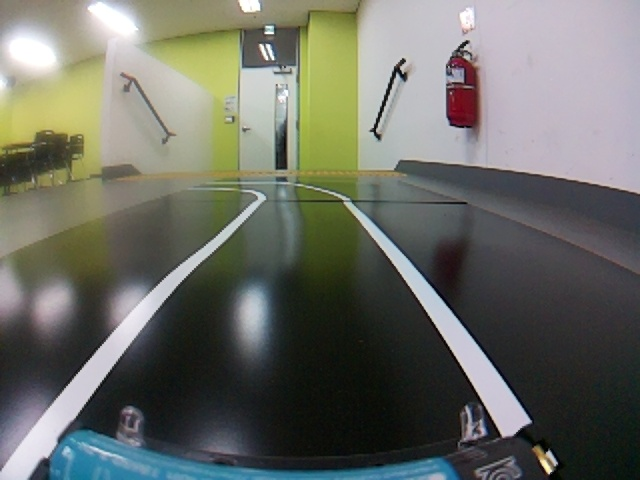
#> input picture media_file/lane_image/frame_20250630_124117.jpg, 640 x 480 px; its folder holds only this picture in this run
$ python lane_traker.py
#> lines starting #> are read from the running program, lines starting #| are printed output that depends on the picture; after the words box and inside, x2 and y2 are one past the last pixel; in counts of white or black regions, pixels touching at a corner belong together
#> further down, img is the input picture: shape (480, 640, 3); mean B, G, R 101.5, 109.7, 107.6
import cv2
import numpy as np
import os
import glob

# 1. 이미지 폴더 경로 설정
img_folder = r'C:\Users\user\Desktop\git-clones\autonomous-driving-contest\media_file\lane_image'
img_paths = glob.glob(os.path.join(img_folder, '*.jpg'))

# 2. 차선 마스킹 함수 (ROI 포함)
def extract_lane(img):
    # 크기 표준화
    img = cv2.resize(img, (640, 480))

    # 하단 ROI 설정 (예: 아래쪽 1/2만)
    roi = img[240:480, :]
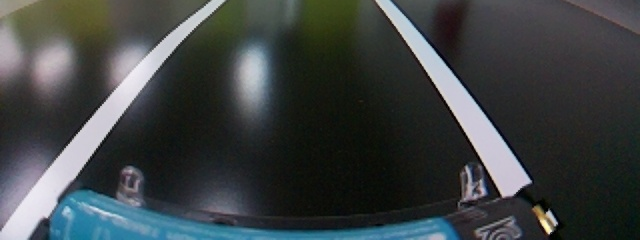
#> roi: shape (240, 640, 3); mean B, G, R 67.6, 66.9, 61.7

    # HSV 변환
    hsv = cv2.cvtColor(roi, cv2.COLOR_BGR2HSV)
#> hsv: shape (240, 640, 3); mean H, S, V 84.1, 52.1, 72

    # 흰색 차선 범위 (조절 가능)
    lower_white = np.array([0, 0, 180])
    upper_white = np.array([180, 40, 255])
    mask = cv2.inRange(hsv, lower_white, upper_white)
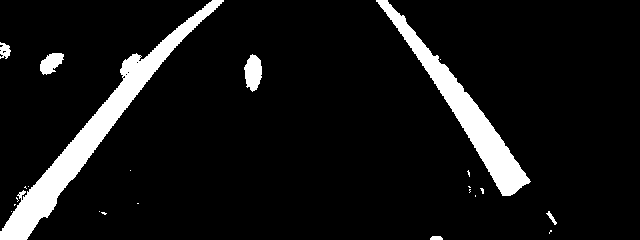
#> mask: shape (240, 640); 8.3% white; 23 white regions (16 under 20 px), largest, box (x1, y1, x2, y2) and area: (0, 0, 224, 240) 6806, (376, 0, 531, 196) 4829, (244, 54, 262, 92) 487

    # 마스크를 원본 크기로 복원
    full_mask = np.zeros((480, 640), dtype=np.uint8)
    full_mask[240:480, :] = mask
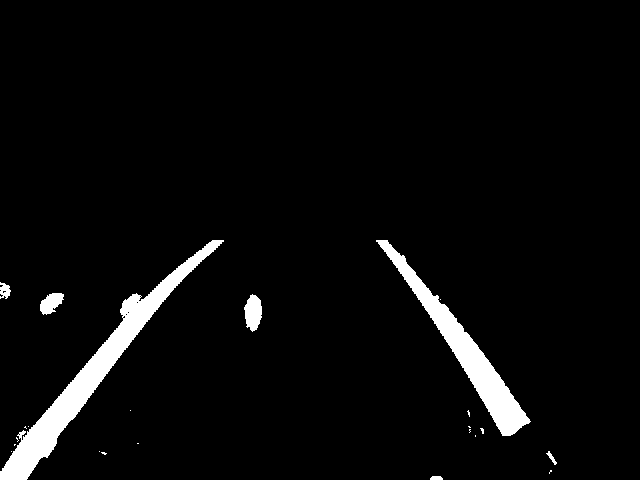
#> full_mask: shape (480, 640); 4.2% white; 23 white regions (16 under 20 px), largest, box (x1, y1, x2, y2) and area: (0, 240, 224, 480) 6806, (376, 240, 531, 436) 4829, (244, 294, 262, 332) 487

    # 마스크 적용 (차선 추출)
    lane_only = cv2.bitwise_and(img, img, mask=full_mask)
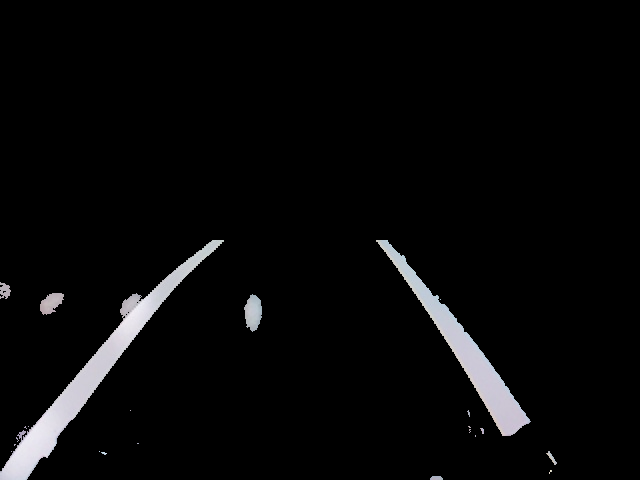
#> lane_only: shape (480, 640, 3); mean B, G, R 8.9, 8.5, 8.5

    return img, full_mask, lane_only

# 3. 이미지 반복 처리 및 출력
for path in img_paths:
    img = cv2.imread(path)
    if img is None:
        print(f"⚠️ 이미지 로드 실패: {path}")
        continue

    original, mask, lane_img = extract_lane(img)

    # 마스크를 3채널로 변환
    mask_bgr = cv2.cvtColor(mask, cv2.COLOR_GRAY2BGR)

    # 화면에 나란히 출력
    combined = np.hstack((original, mask_bgr, lane_img))
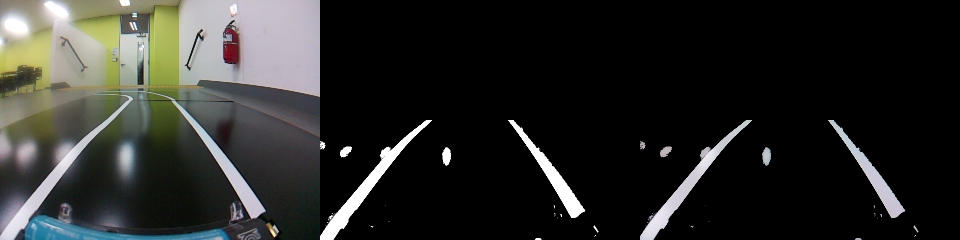
#> combined: shape (480, 1920, 3) (shown at 1/2 size); mean B, G, R 40.3, 42.9, 42.2
    cv2.imshow('Original | Mask | Extracted Lane', combined)

    key = cv2.waitKey(300)
#> (key Esc is pressed here)
    if key == 27:  # ESC 눌러서 중지 가능
        break

cv2.destroyAllWindows()

$ run again, on media_file/lane_image/frame_20250630_124127.jpg
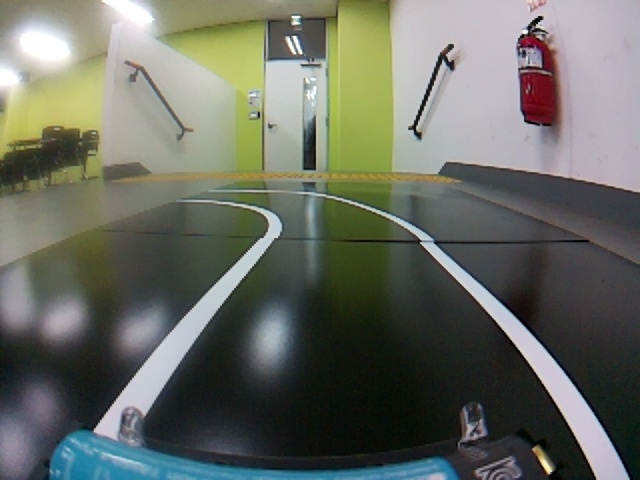
#> input picture media_file/lane_image/frame_20250630_124127.jpg, 640 x 480 px
#> img is the input picture: shape (480, 640, 3); mean B, G, R 99.3, 108.4, 105.1
#> hsv: shape (240, 640, 3); mean H, S, V 81, 55.9, 72.7
#> in extract_lane, `mask = cv2.inRange(hsv, lower_white, upper_white)`:
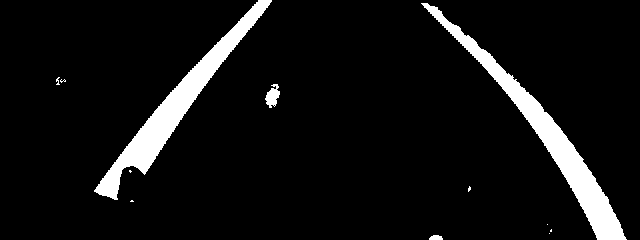
#> mask: shape (240, 640); 7.3% white; 12 white regions (8 under 20 px), largest, box (x1, y1, x2, y2) and area: (421, 3, 627, 240) 5637, (94, 0, 272, 200) 5205, (265, 84, 280, 108) 214, (429, 235, 443, 240) 57
#> full_mask: shape (480, 640); 3.6% white; 12 white regions (8 under 20 px), largest, box (x1, y1, x2, y2) and area: (421, 243, 627, 480) 5637, (94, 240, 272, 440) 5205, (265, 324, 280, 348) 214, (429, 475, 443, 480) 57
#> `combined = np.hstack((original, mask_bgr, lane_img))`:
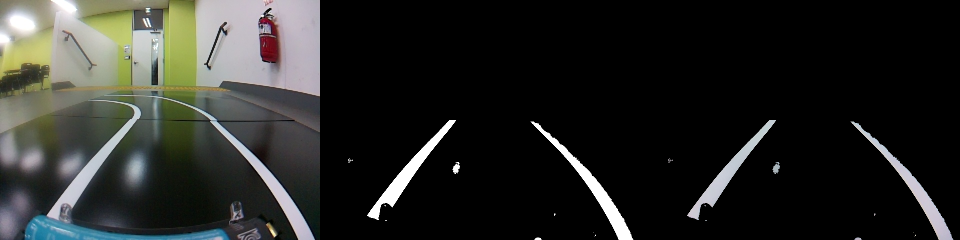
#> combined: shape (480, 1920, 3) (shown at 1/2 size); mean B, G, R 38.7, 41.7, 40.5

$ run again, on media_file/lane_image/frame_20250630_124131.jpg
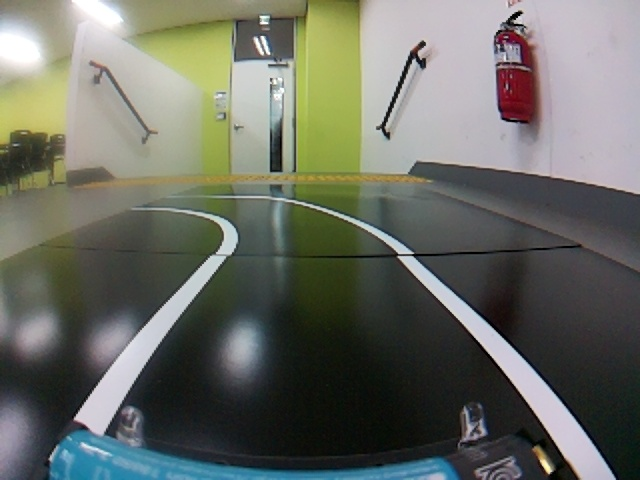
#> input picture media_file/lane_image/frame_20250630_124131.jpg, 640 x 480 px
#> img is the input picture: shape (480, 640, 3); mean B, G, R 100.2, 109.1, 106.2
#> hsv: shape (240, 640, 3); mean H, S, V 79.2, 54.3, 72
#> in extract_lane, `mask = cv2.inRange(hsv, lower_white, upper_white)`:
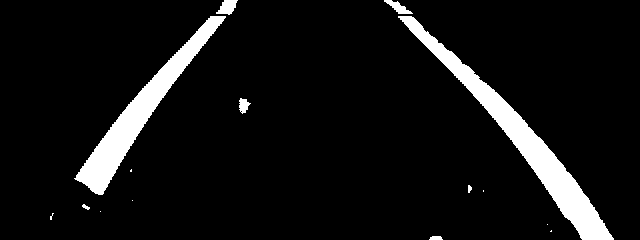
#> mask: shape (240, 640); 7.6% white; 15 white regions (7 under 20 px), largest, box (x1, y1, x2, y2) and area: (398, 16, 614, 240) 6233, (74, 16, 226, 195) 4832, (216, 0, 238, 15) 209
#> full_mask: shape (480, 640); 3.8% white; 15 white regions (7 under 20 px), largest, box (x1, y1, x2, y2) and area: (398, 256, 614, 480) 6233, (74, 256, 226, 435) 4832, (216, 240, 238, 255) 209
#> `combined = np.hstack((original, mask_bgr, lane_img))`:
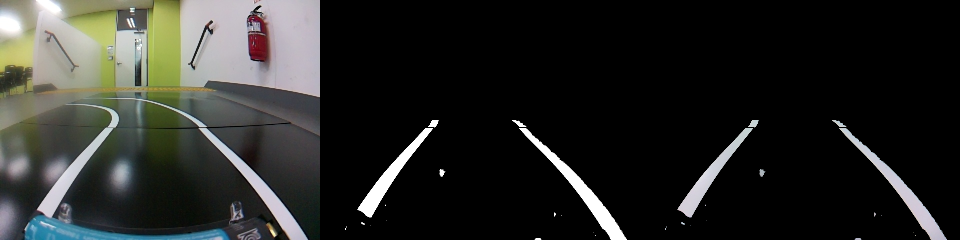
#> combined: shape (480, 1920, 3) (shown at 1/2 size); mean B, G, R 39.3, 42.2, 41.2
